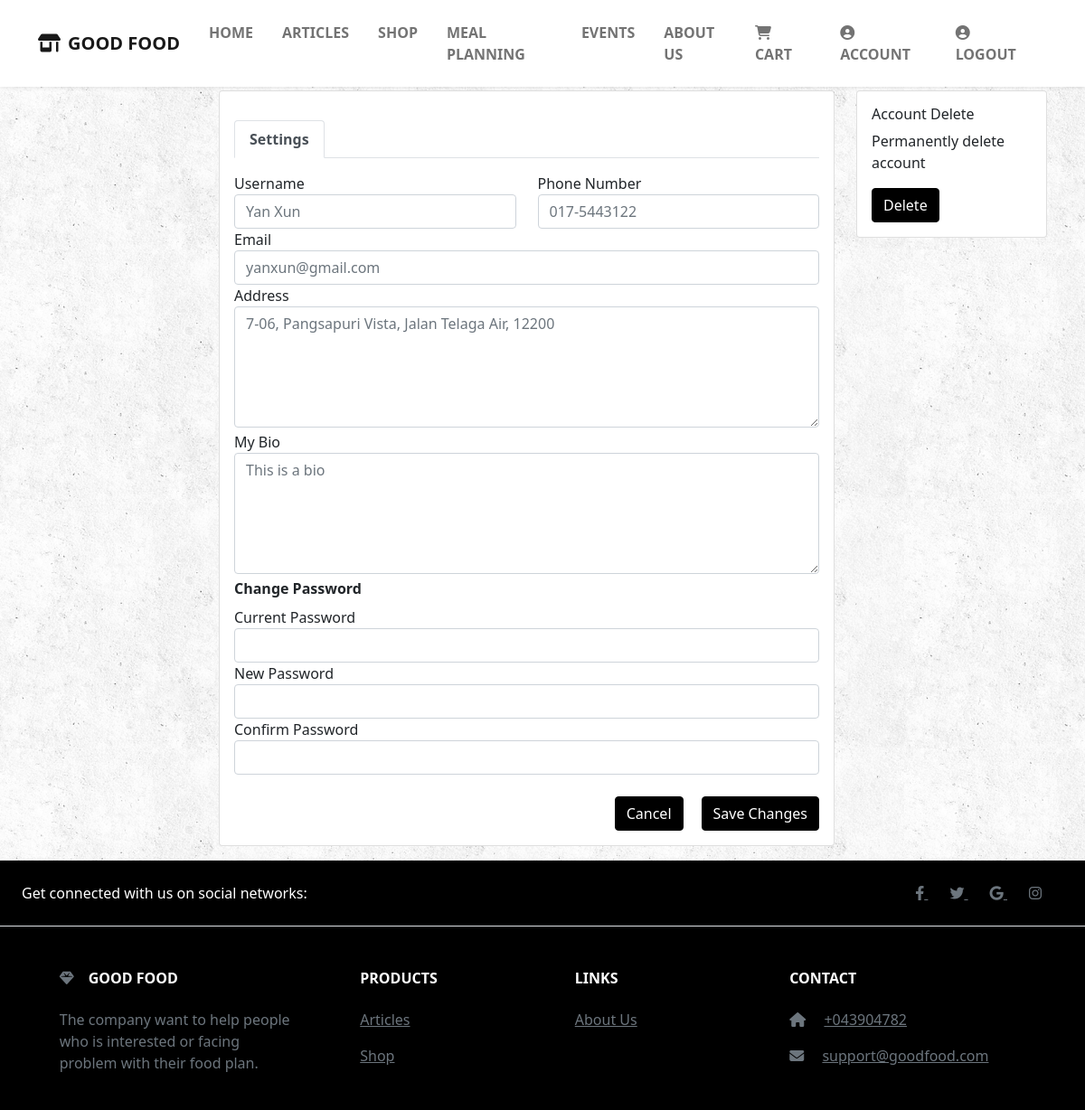
/GoodFood/edit-profile.php (signed in), run on the app's committed database.
### tables this page shows
CREATE TABLE `user` (
  `id` int(11) NOT NULL,
  `username` varchar(255) NOT NULL,
  `email` varchar(255) NOT NULL,
  `pnum` varchar(11) NOT NULL,
  `password` varchar(255) NOT NULL,
  `subscription` varchar(10) NOT NULL,
  `address` text NOT NULL,
  `bio` text NOT NULL
);

### GoodFood/edit-profile.php (the view, shortened to what this page needs)
<?php
require_once "config.php";
$sql = "SELECT * FROM user WHERE id = '" . $_SESSION['id'] . "'";
$result = $link->query($sql);
$row = $result->fetch_assoc();
?>
<!DOCTYPE html>
<html lang="en">
<head>
    <link href="https://cdn.jsdelivr.net/npm/bootstrap@5.1.3/dist/css/bootstrap.min.css" rel="stylesheet">
    <link rel="stylesheet" href="https://cdnjs.cloudflare.com/ajax/libs/font-awesome/6.2.1/css/all.min.css" />
    <link href="https://cdn.jsdelivr.net/npm/bootstrap@5.1.3/dist/css/bootstrap.min.css" rel="stylesheet">
    <link rel="stylesheet" href="style.css">
</head>
<?php
if (isset($_SESSION['id']) && (isset($_SESSION['username'])) && (isset($_SESSION['rank']))) {
    if ($_SESSION['rank'] == 'Normal') {
        include "./header-normal.php";
    } else {
        include "./header-member.php";
    }
} elseif (!isset($_SESSION['id']) && (!isset($_SESSION['username']))) {
    include "./header.php";
}
?>
<body style="background-image:url(../GoodFood/images/bg.png);">
    <?php
    if ($result->num_rows != 0) {
        echo '<div class="container" style="padding-top:100px;">
                    <div class="row flex-lg-nowrap">
                        <div class="col-12 col-lg-auto mb-3" style="width: 200px;">
                        </div>
                        <div class="col">
                            <div class="row">
                                <div class="col mb-3">
                                    <div class="card">
                                        <div class="card-body">
                                            <div class="e-profile">
                                                <div class="row">
                                                </div>
                                                <ul class="nav nav-tabs">
                                                    <li class="nav-item"><a href="" class="active nav-link">Settings</a></li>
                                                </ul>
                                                <div class="tab-content pt-3">
                                                    <div class="tab-pane active">
                                                        <form method="post" action="">
                                                            <div class="row">
                                                                <div class="col">
                                                                    <div class="row">
                                                                        <div class="col">
                                                                            <div class="form-group">
                                                                                <label>Username</label>
                                                                                <input class="form-control" type="text" name="username" placeholder="' . $row['username'] . '" value="">
                                                                            </div>
                                                                        </div>
                                                                        <div class="col">
                                                                            <div class="form-group">
                                                                                <label>Phone Number</label>
                                                                                <input class="form-control" type="text" name="pnum" placeholder="' . $row['pnum'] . '" value="">
                                                                            </div>
                                                                        </div>
                                                                    </div>
                                                                    <div class="row">
                                                                        <div class="col">
                                                                            <div class="form-group">
                                                                                <label>Email</label>
                                                                                <input class="form-control" type="text" name="email" placeholder="' . $row['email'] . '">
                                                                            </div>
                                                                        </div>
                                                                    </div>
                                                                    <div class="row">
                                                                        <div class="col mb-1">
                                                                            <div class="form-group">
                                                                                <label>Address</label>
                                                                                <textarea class="form-control" rows="5" name="address" placeholder="' . $row['address'] . '"></textarea>
                                                                            </div>
                                                                        </div>
                                                                    </div>
                                                                    <div class="row">
                                                                        <div class="col mb-1">
                                                                            <div class="form-group">
                                                                                <label>My Bio</label>
                                                                                <textarea class="form-control" rows="5" name="bio" placeholder="' . $row['bio'] . '"></textarea>
                                                                            </div>
                                                                        </div>
                                                                    </div>
                                                                </div>
                                                            </div>
                                                            <div class="row">
                                                                <div class="col">
                                                                    <div class="mb-2"><b>Change Password</b></div>
                                                                    <div class="row">
                                                                        <div class="col">
                                                                            <div class="form-group">
                                                                                <label>Current Password</label>
                                                                                <input class="form-control" name="oldpass" id="oldpass" type="password" placeholder="">
                                                                            </div>
                                                                        </div>
                                                                    </div>
                                                                    <div class="row">
                                                                        <div class="col">
                                                                            <div class="form-group">
                                                                                <label>New Password</label>
                                                                                <input class="form-control" name="newpass" id="newpassword" type="password" placeholder="">
                                                                            </div>
                                                                        </div>
                                                                    </div>
                                                                    <div class="row">
                                                                        <div class="col">
                                                                            <div class="form-group">
                                                                                <label>Confirm <span class="d-none d-xl-inline">Password</span></label>
                                                                                <input class="form-control" name="cpass" id="cpassword" type="password" placeholder="">
                                                                            </div>
                                                                        </div>
                                                                    </div>
                                                                </div>
                                                            </div>
                                                            <br>
                                                            <div class="row">
                                                                <div class="col d-flex justify-content-end">
                                                                    <a href="account.php" class="btn btn-primary" style="background-color:black; border-color:black;margin-right:20px;">Cancel</a>
                                                                    <button class="btn btn-primary" type="submit" style="background-color:black; border-color:black;">Save Changes</button>
                                                                </div>
                                                            </div>
                                                        </form>
                                                    </div>
                                                </div>
                                            </div>
                                        </div>
                                    </div>
                                </div>
                                <div class="col-12 col-md-3 mb-3">
                                    <div class="card">
                                        <div class="card-body">
                                            <h6 class="card-title font-weight-bold">Account Delete</h6>
                                            <p class="card-text">Permanently delete account</p>
                                            <a href="#" class="btn btn-primary" data-bs-toggle="modal" data-bs-target="#staticBackdropDelete" style="background-color:black; border-color:black;">Delete</a>
                                        </div>
                                    </div>
                                </div>
                            </div>
                        </div>
                    </div>
                </div>';
    }
    ?>
    <?php include "./footer.php" ?>
</body>
</html>

### GoodFood/style.css (style rules this page uses)
.nav-item a { font-size: 16px; font-weight: 700; }
.form-control { outline: none !important; box-shadow: none !important; }

### data on the page
user: username "Yan Xun", pnum "017-5443122", email "yanxun@gmail.com", address "7-06, Pangsapuri Vista, Jalan Telaga Air, 12200", bio "This is a bio"
